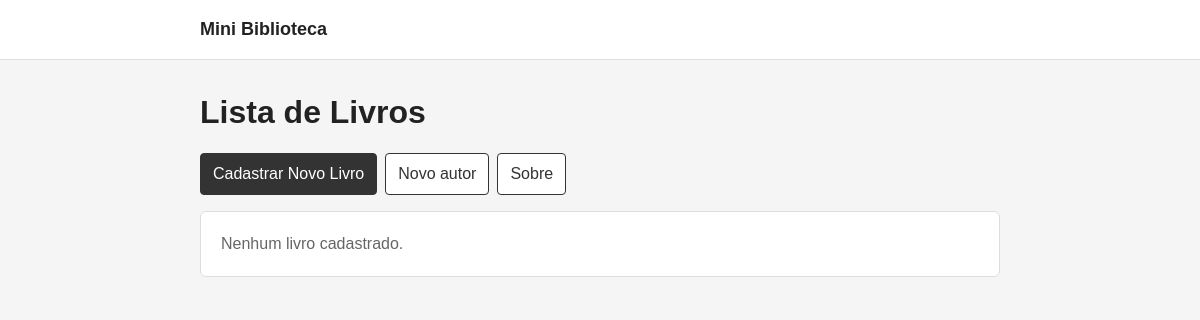
The app's page /, older data.
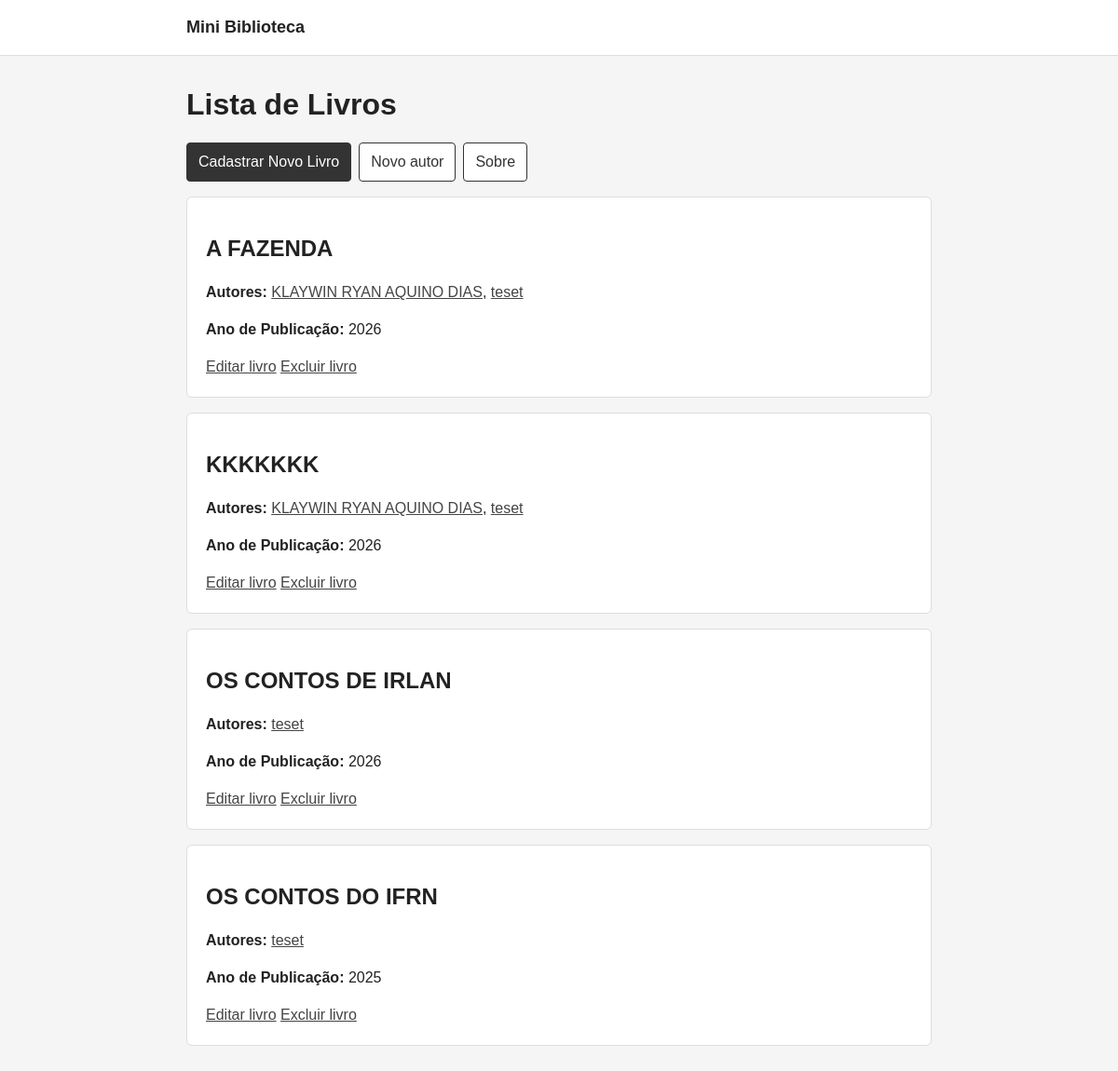
The same page, newer data.
### biblioteca/models.py (models this page shows, shortened)
class Book(models.Model):
    title = models.CharField(
        max_length=200,
        validators=[MinLengthValidator(3, "O título deve ter pelo menos 3 caracteres.")],
    )
    authors = models.ManyToManyField(Author, related_name="books")
    categories = models.ManyToManyField(Category, blank=True, related_name="books")
    year_of_publication = models.IntegerField(validators=[validar_ano_publicacao])
    available = models.BooleanField(default=True)
    pages = models.PositiveIntegerField(
        "Páginas",
        null=True,
        blank=True,
        validators=[
            MinValueValidator(1, "O livro deve ter pelo menos 1 página."),
            MaxValueValidator(5000, "O livro pode possuir no máximo 5000 páginas."),
        ],
    )
    isbn = models.CharField(
        "ISBN",
        blank=True,
        max_length=13,
        validators=[
            RegexValidator(r"^\d{13}$", "O ISBN deve possuir exatamente 13 dígitos numéricos."),
        ],
    )
    capa = models.ImageField(
        "Capa",
        upload_to="capas/",
        blank=True,
        validators=[
            validar_tamanho_arquivo,
            FileExtensionValidator(allowed_extensions=["jpg", "jpeg", "png"]),
        ],
    )

class Author(models.Model):
    name = models.CharField(max_length=120)
    nationality = models.CharField(max_length=60, blank=True)
    class Meta:
        ordering = ["name"]
        verbose_name = "autor"
        verbose_name_plural = "autores"

### biblioteca/views.py (the view)
# urls.py: path("", BookListView.as_view(), name="book_list"),
class BookListView(ListView):
    model = Book
    template_name = "book_list.html"
    context_object_name = "books"
    ordering = ["title"]
    def get_queryset(self):
        return super().get_queryset().prefetch_related("authors").order_by("title")
    def get_context_data(self, **kwargs):
        context = super().get_context_data(**kwargs)
        context.update(book_counts())
        return context

### biblioteca/views.py (called while the page is built)
def book_counts():
    return Book.objects.aggregate(
        total_books=Count("pk"),
        available_books=Count("pk", filter=Q(available=True)),
    )

### biblioteca/templates/book_list.html (shortened to what this page needs)
{% extends "base.html" %}
{% block content %}
    <h1>Lista de Livros</h1>
    <div class="actions">
        <a class="button" href="{% url 'book_create' %}">Cadastrar Novo Livro</a>
        <a class="button secondary" href="{% url 'author_create' %}">Novo autor</a>
        <a class="button secondary" href="{% url 'sobre' %}">Sobre</a>
    </div>
    {% for book in books %}
        <article class="card">
            <h2>{{ book.title }}</h2>
            <p>
                <strong>Autores:</strong>
                {% for author in book.authors.all %}
                    <a href="{% url 'author_detail' author.pk %}">{{ author.name }}</a>{% if not forloop.last %}, {% endif %}
                {% empty %}
                    <span class="muted">Nenhum autor cadastrado</span>
                {% endfor %}
            </p>
            <p><strong>Ano de Publicação:</strong> {{ book.year_of_publication }}</p>
            <a href="{% url 'book_edit' book.pk %}">Editar livro</a>
            <a href="{% url 'book_delete' book.pk %}">Excluir livro</a>
        </article>
    {% empty %}
        <p class="card muted">Nenhum livro cadastrado.</p>
    {% endfor %}
{% endblock %}

Row changes from the older to the newer data that the page shows:
added Book: title "A FAZENDA", year_of_publication "2026"
added Author: name "KLAYWIN RYAN AQUINO DIAS"
added Author: name "teset"
added Book: title "KKKKKKK", year_of_publication "2026"
added Book: title "OS CONTOS DE IRLAN", year_of_publication "2026"
added Book: title "OS CONTOS DO IFRN", year_of_publication "2025"
Text that changed along with them:
text no longer shown: "Nenhum livro cadastrado."
